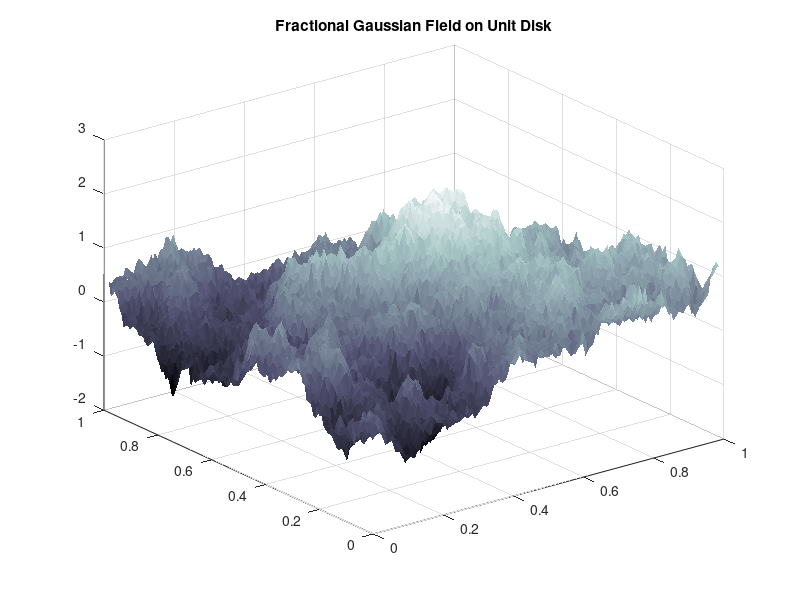

The MATLAB source for this figure: (Note: this script raises an error after producing the figure.)
function [field1,field2,tx,ty]=Brownian_field(H,n)
%% simulate Fractional Brownian field on unit disk, with Hurst parameter 'H';
%  Note that the covariance function is isotropic, see reference below.
% INPUTS:
%        - 'H' is the Hurst parameter of the Gaussian process
%        - 'n' is the number of grid points, where 'n' is a power of 2;
%            if the 'n' supplied is not a power of two,
%            then we set n=2^ceil(log2(n)); default is n=2^8;
% OUTPUT:
%          - two statistically independent fields 'field1' and 'field2'
%            over unit disk; if not output requested, then function
%            outputs a figure of one of the fields
%          - vectors 'tx' and 'ty' so that the field is plotted via
%            surf(tx,ty,field1,'EdgeColor','none')
%
% Example:
%  [field1,field2,tx,ty]=Brownian_field(.9,2^10);
%   surf(tx,ty,field2,'EdgeColor','none'),colormap bone
%% Reference:
% Kroese, D. P., & Botev, Z. I. (2015). Spatial Process Simulation.
% In Stochastic Geometry, Spatial Statistics and Random Fields(pp. 369-404)
% Springer International Publishing, DOI: 10.1007/978-3-319-10064-7_12
if nargin==0
    H = 0.5;
    n=2^8; % default value of points
else
    n=2^ceil(log2(n));
end

if (H>1)|(H<0) % Hurst parameter error check
    error('Hurst parameter must be between 0 and 1')
end

R=2; % [0,R]^2 grid, may have to extract only [0,R/2]^2
m=n; % size of grid is m*n; covariance matrix is m^2*n^2
tx=[1:n]/n*R; ty=[1:m]/m*R; % create grid for field
Rows=zeros(m,n);
for i=1:n
    for j=1:m % rows of blocks of cov matrix
        Rows(j,i)=rho([tx(i),ty(j)],[tx(1),ty(1)],R,2*H);
    end
end
BlkCirc_row=[Rows, Rows(:,end-1:-1:2);
    Rows(end-1:-1:2,:), Rows(end-1:-1:2,end-1:-1:2)];
% compute eigen-values
lam=real(fft2(BlkCirc_row))/(4*(m-1)*(n-1));
lam=sqrt(lam);
% generate field with covariance given by block circular matrix
Z=complex(randn(2*(m-1),2*(n-1)),randn(2*(m-1),2*(n-1)));
F=fft2(lam.*Z);
F=F(1:m,1:n); % extract sub-block with desired covariance
[out,c0,c2]=rho([0,0],[0,0],R,2*H);
field1=real(F); field2=imag(F); % two independent fields
field1=field1-field1(1,1); % set field zero at origin
field2=field2-field2(1,1); % set field zero at origin
% make correction for embedding with a term c2*r^2
field1=field1 + kron(ty'*randn,tx*randn)*sqrt(2*c2);
field2=field2 + kron(ty'*randn,tx*randn)*sqrt(2*c2);
[X,Y]=meshgrid(tx,ty);
field1((X.^2+Y.^2)>1)=nan;field2((X.^2+Y.^2)>1)=nan;
field1=field1(1:n/2,1:m/2);field2=field2(1:n/2,1:m/2);
tx=tx(1:n/2);ty=ty(1:m/2);
if nargout==0
    surf(tx,ty,field1,'EdgeColor','none')
    title('Fractional Gaussian Field on Unit Disk')
    colormap bone
    stl_name = ['input_geom/fractal_surface_H_', num2str(H), '.stl'];
    stlWrite(stl_name, tx,ty, field1)
    [v, f] = stlRead(stl_name);
    paraview_patch(v,f, v(:,3))
end
end
%%%%%%%%%%%%%%%%%%%%%%%%%%%%%%%%%%%%%%%%%%%%%%%%%%%%%%%%%%%%%%%%%%%%%%%%
function [out,c0,c2]=rho(x,y,R,alpha)
% embedding of covariance function on a [0,R]^2 grid
if alpha<=1.5 % alpha=2*H, where H is the Hurst parameter
    beta=0;c2=alpha/2;c0=1-alpha/2;
else % parameters ensure piecewise function twice differentiable
    beta=alpha*(2-alpha)/(3*R*(R^2-1)); c2=(alpha-beta*(R-1)^2*(R+2))/2;
    c0=beta*(R-1)^3+1-c2;
end
% create continuous isotropic function
r=sqrt((x(1)-y(1))^2+(x(2)-y(2))^2);
if r<=1
    out=c0-r^alpha+c2*r^2;
elseif r<=R
    out=beta*(R-r)^3/r;
else
    out=0;
end
end